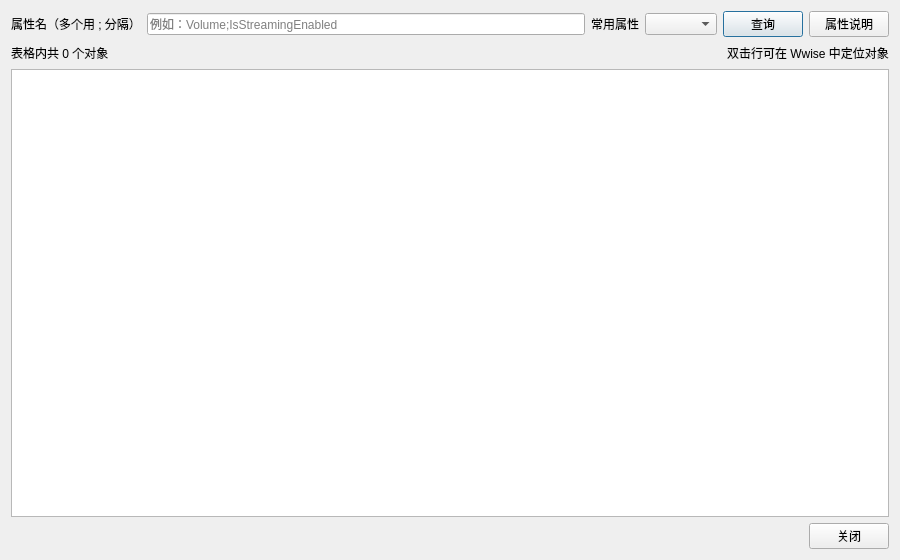
<?xml version="1.0" encoding="UTF-8"?>
<ui version="4.0">
 <class>PropertyQuery</class>
 <widget class="QDialog" name="PropertyQuery">
  <property name="geometry">
   <rect>
    <x>0</x>
    <y>0</y>
    <width>900</width>
    <height>560</height>
   </rect>
  </property>
  <property name="windowTitle">
   <string>属性查询</string>
  </property>
  <layout class="QVBoxLayout" name="verticalLayout">
   <item>
    <layout class="QHBoxLayout" name="layoutPropertyNames">
     <item>
      <widget class="QLabel" name="lblPropertyPrompt">
       <property name="text">
        <string>属性名（多个用 ; 分隔）</string>
       </property>
      </widget>
     </item>
     <item>
      <widget class="QLineEdit" name="iptPropertyNames">
       <property name="placeholderText">
        <string>例如：Volume;IsStreamingEnabled</string>
       </property>
      </widget>
     </item>
     <item>
      <widget class="QLabel" name="lblCommonProperty">
       <property name="text">
        <string>常用属性</string>
       </property>
      </widget>
     </item>
     <item>
      <widget class="QComboBox" name="cbbCommonProperties">
       <property name="sizeAdjustPolicy">
        <enum>QComboBox::AdjustToContents</enum>
       </property>
      </widget>
     </item>
     <item>
      <widget class="QPushButton" name="btnQuery">
       <property name="text">
        <string>查询</string>
       </property>
      </widget>
     </item>
     <item>
      <widget class="QPushButton" name="btnPropertyHelp">
       <property name="text">
        <string>属性说明</string>
       </property>
      </widget>
     </item>
    </layout>
   </item>
   <item>
    <layout class="QHBoxLayout" name="layoutObjectCount">
     <item>
      <widget class="QLabel" name="lblObjectCount">
       <property name="text">
        <string>表格内共 0 个对象</string>
       </property>
      </widget>
     </item>
     <item>
      <spacer name="horizontalSpacer">
       <property name="orientation">
        <enum>Qt::Horizontal</enum>
       </property>
       <property name="sizeHint" stdset="0">
        <size>
         <width>40</width>
         <height>20</height>
        </size>
       </property>
      </spacer>
     </item>
     <item>
      <widget class="QLabel" name="lblDoubleClickHint">
       <property name="text">
        <string>双击行可在 Wwise 中定位对象</string>
       </property>
      </widget>
     </item>
    </layout>
   </item>
   <item>
    <widget class="QTableWidget" name="tblPropertyResults">
     <property name="alternatingRowColors">
      <bool>true</bool>
     </property>
     <property name="selectionBehavior">
      <enum>QAbstractItemView::SelectRows</enum>
     </property>
     <property name="editTriggers">
      <set>QAbstractItemView::NoEditTriggers</set>
     </property>
    </widget>
   </item>
   <item>
    <layout class="QHBoxLayout" name="layoutButtons">
     <item>
      <spacer name="horizontalSpacer_2">
       <property name="orientation">
        <enum>Qt::Horizontal</enum>
       </property>
       <property name="sizeHint" stdset="0">
        <size>
         <width>40</width>
         <height>20</height>
        </size>
       </property>
      </spacer>
     </item>
     <item>
      <widget class="QPushButton" name="btnClose">
       <property name="text">
        <string>关闭</string>
       </property>
      </widget>
     </item>
    </layout>
   </item>
  </layout>
 </widget>
 <resources/>
 <connections/>
</ui>
